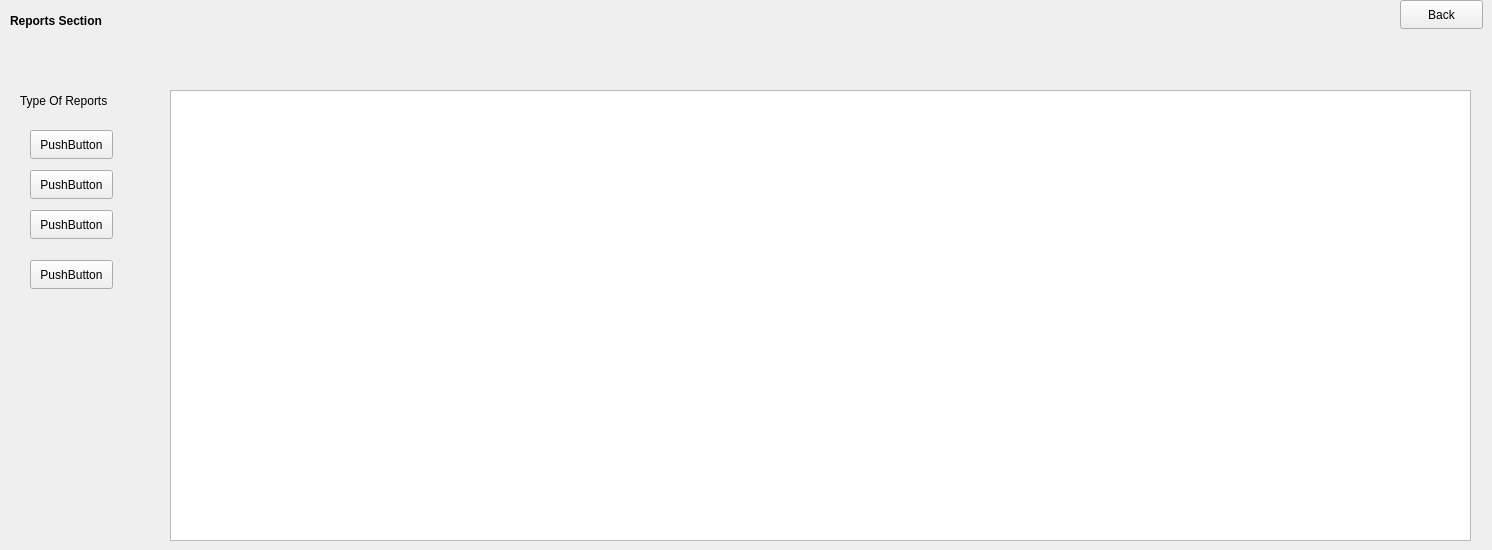
    <widget class="QWidget" name="page_13">
     <widget class="QPushButton" name="Reports_Back">
      <property name="geometry">
       <rect>
        <x>1400</x>
        <y>0</y>
        <width>83</width>
        <height>29</height>
       </rect>
      </property>
      <property name="text">
       <string>Back</string>
      </property>
     </widget>
     <widget class="QLabel" name="label_15">
      <property name="geometry">
       <rect>
        <x>10</x>
        <y>0</y>
        <width>201</width>
        <height>41</height>
       </rect>
      </property>
      <property name="font">
       <font>
        <bold>true</bold>
       </font>
      </property>
      <property name="text">
       <string>Reports Section</string>
      </property>
     </widget>
     <widget class="QTableView" name="tableView">
      <property name="geometry">
       <rect>
        <x>170</x>
        <y>90</y>
        <width>1301</width>
        <height>451</height>
       </rect>
      </property>
     </widget>
     <widget class="QLabel" name="label_107">
      <property name="geometry">
       <rect>
        <x>20</x>
        <y>90</y>
        <width>141</width>
        <height>21</height>
       </rect>
      </property>
      <property name="text">
       <string>Type Of Reports</string>
      </property>
     </widget>
     <widget class="QPushButton" name="pushButton">
      <property name="geometry">
       <rect>
        <x>30</x>
        <y>130</y>
        <width>83</width>
        <height>29</height>
       </rect>
      </property>
      <property name="text">
       <string>PushButton</string>
      </property>
     </widget>
     <widget class="QPushButton" name="pushButton_2">
      <property name="geometry">
       <rect>
        <x>30</x>
        <y>170</y>
        <width>83</width>
        <height>29</height>
       </rect>
      </property>
      <property name="text">
       <string>PushButton</string>
      </property>
     </widget>
     <widget class="QPushButton" name="pushButton_3">
      <property name="geometry">
       <rect>
        <x>30</x>
        <y>210</y>
        <width>83</width>
        <height>29</height>
       </rect>
      </property>
      <property name="text">
       <string>PushButton</string>
      </property>
     </widget>
     <widget class="QPushButton" name="pushButton_4">
      <property name="geometry">
       <rect>
        <x>30</x>
        <y>260</y>
        <width>83</width>
        <height>29</height>
       </rect>
      </property>
      <property name="text">
       <string>PushButton</string>
      </property>
     </widget>
    </widget>
